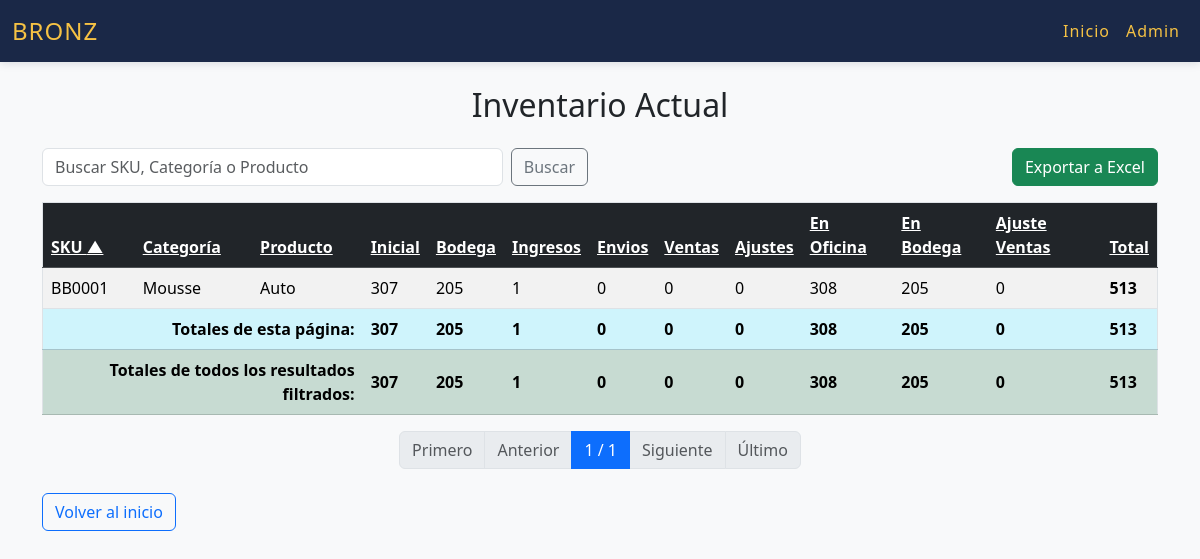
Screenshot of /consultas/inventario/ with the database file from the repository.
### bronz_app/models.py (models this page shows, shortened)
class InventarioInicial(models.Model):
    id = models.AutoField(primary_key=True)
    sku = models.CharField(
        verbose_name="SKU",
        max_length=6,
        default="B00000",
        validators=[
            RegexValidator(
                regex=r'^B.{5}$',
                message="El SKU debe comenzar con 'B' y tener exactamente 6 caracteres."
            )
        ]
    )
    categoria = models.CharField(
        max_length=50,
        verbose_name="Categoría",
        default="",
        blank=True
    )
    producto = models.CharField(
        max_length=50,
        verbose_name="Producto",
        default="",
        blank=True
    )
    stock = models.IntegerField(
        verbose_name="Stock",
        default=0,
        validators=[MinValueValidator(0, message="El stock no puede ser negativo.")]
    )
    bodega =  models.IntegerField(
        verbose_name="Bodega",
        default=0,
        blank=True
    )
    comentario = models.CharField(
        max_length=100,
        verbose_name="Comentario",
        default="",
        blank=True
    )
    class Meta:
        db_table = 'inventario_inicial'
        verbose_name = 'Inventario Inicial'
        verbose_name_plural = 'Inventario Inicial'

### bronz_app/views.py (the view)
# urls.py: path('inventario/', views.inventario_actual, name='inventario_actual'),
def inventario_actual(request):
    q = request.GET.get('q', '').strip()
    sort = request.GET.get('sort', 'sku')
    direction = request.GET.get('dir', 'asc')
    columnas_ordenables = {
        'sku': 'sku',
        'categoria': 'categoria',
        'producto': 'producto',
        'inicial': None,
        'bodega': None,
        'ingresos': None,
        'envios': None,
        'ventas': None,
        'ajustes': None,
        'en_oficina': None,
        'en_bodega': None,
        'ajuste_ventas': None,
        'total': None,
    }
    todos = Catalogo.objects.all()
    if q:
        todos = todos.filter(
            models.Q(sku__icontains=q) |
            models.Q(categoria__icontains=q) |
            models.Q(producto__icontains=q)
        )
    if columnas_ordenables.get(sort):
        orden = columnas_ordenables[sort]
        if direction == 'desc':
            orden = '-' + orden
        todos = todos.order_by(orden)
    ventas_por_sku = {}
    for obj in todos:
        ventas = Ventas.objects.filter(sku__sku=obj.sku).aggregate(total=models.Sum('cantidad'))['total'] or 0
        ventas_por_sku[obj.sku] = ventas
    productos = []
    for obj in todos:
        ini = InventarioInicial.objects.filter(sku=obj.sku).first()
        inicial = ini.stock if ini else 0
        bodega = ini.bodega if ini else 0
        ingresos = EntradaProductos.objects.filter(sku__sku=obj.sku).aggregate(total=models.Sum('cantidad_ingresada'))['total'] or 0
        envios = Envios.objects.filter(sku__sku=obj.sku).aggregate(total=models.Sum('cantidad'))['total'] or 0
        ventas = ventas_por_sku.get(obj.sku, 0)
        ajustes = AjusteInventario.objects.filter(sku__sku=obj.sku).aggregate(total=models.Sum('cantidad'))['total'] or 0
        ajuste_ventas = ventas
        if obj.sku == 'BB0001' or obj.sku == 'BB0002':
            ajuste_ventas += ventas_por_sku.get('BB0003', 0) + ventas_por_sku.get('BB0012', 0)
        elif obj.sku == 'BB0003':
            ajuste_ventas -= ventas_por_sku.get('BB0003', 0)
        elif obj.sku == 'BB0009' or obj.sku == 'BB0010':
            ajuste_ventas += ventas_por_sku.get('BB0012', 0)
        en_oficina = inicial + ingresos - envios
        en_bodega = bodega + envios - ajuste_ventas
        total = en_oficina + en_bodega - ajustes
        productos.append({
            'sku': obj.sku,
            'categoria': obj.categoria,
            'producto': obj.producto,
            'inicial': inicial,
            'bodega': bodega,
            'ingresos': ingresos,
            'envios': envios,
            'ventas': ventas,
            'ajustes': ajustes,
            'en_oficina': en_oficina,
            'en_bodega': en_bodega,
            'ajuste_ventas': ajuste_ventas,
            'total': total,
        })
    if columnas_ordenables.get(sort) is None and productos and sort in productos[0]:
        reverse_sort = (direction == 'desc')
        productos = sorted(productos, key=lambda x: x[sort], reverse=reverse_sort)
    global_total_inicial = sum(p['inicial'] for p in productos)
    global_total_bodega = sum(p['bodega'] for p in productos)
    global_total_ingresos = sum(p['ingresos'] for p in productos)
    global_total_envios = sum(p['envios'] for p in productos)
    global_total_ventas = sum(p['ventas'] for p in productos)
    global_total_ajustes = sum(p['ajustes'] for p in productos)
    global_total_en_oficina = sum(p['en_oficina'] for p in productos)
    global_total_en_bodega = sum(p['en_bodega'] for p in productos)
    global_total_ajuste_ventas = sum(p['ajuste_ventas'] for p in productos)
    global_total_total = sum(p['total'] for p in productos)
    paginator = Paginator(productos, 10)
    page = request.GET.get('page')
    try:
        productos_page = paginator.page(page)
    except PageNotAnInteger:
        productos_page = paginator.page(1)
    except EmptyPage:
        productos_page = paginator.page(paginator.num_pages)
    total_inicial = sum(p['inicial'] for p in productos_page.object_list)
    total_bodega = sum(p['bodega'] for p in productos_page.object_list)
    total_ingresos = sum(p['ingresos'] for p in productos_page.object_list)
    total_envios = sum(p['envios'] for p in productos_page.object_list)
    total_ventas = sum(p['ventas'] for p in productos_page.object_list)
    total_ajustes = sum(p['ajustes'] for p in productos_page.object_list)
    total_en_oficina = sum(p['en_oficina'] for p in productos_page.object_list)
    total_en_bodega = sum(p['en_bodega'] for p in productos_page.object_list)
    total_ajuste_ventas = sum(p['ajuste_ventas'] for p in productos_page.object_list)
    total_total = sum(p['total'] for p in productos_page.object_list)
    url_excel = reverse('exportar_inventario_actual')
    return render(request, 'bronz_app/inventario.html', {
        'productos_page': productos_page,
        'q': q,
        'url_excel': url_excel,
        'sort': sort,
        'direction': direction,
        'total_inicial': total_inicial,
        'total_bodega': total_bodega,
        'total_ingresos': total_ingresos,
        'total_envios': total_envios,
        'total_ventas': total_ventas,
        'total_ajustes': total_ajustes,
        'total_en_oficina': total_en_oficina,
        'total_en_bodega': total_en_bodega,
        'total_ajuste_ventas': total_ajuste_ventas,
        'total_total': total_total,
        'global_total_inicial': global_total_inicial,
        'global_total_bodega': global_total_bodega,
        'global_total_ingresos': global_total_ingresos,
        'global_total_envios': global_total_envios,
        'global_total_ventas': global_total_ventas,
        'global_total_ajustes': global_total_ajustes,
        'global_total_en_oficina': global_total_en_oficina,
        'global_total_en_bodega': global_total_en_bodega,
        'global_total_ajuste_ventas': global_total_ajuste_ventas,
        'global_total_total': global_total_total,
    })

### templates/bronz_app/inventario.html (shortened to what this page needs)
{% extends 'bronz_app/base.html' %}
{% block content %}
<h2 class="mb-4 text-center">Inventario Actual</h2>
<div class="row mb-3">
    <div class="col-md-6">
        <form method="get" class="d-flex">
            <input type="text" name="q" class="form-control me-2" placeholder="Buscar SKU, Categoría o Producto" value="{{ q }}">
            <button type="submit" class="btn btn-outline-secondary">Buscar</button>
        </form>
    </div>
    <div class="col-md-6 text-end">
        <a href="{{ url_excel }}" class="btn btn-success">
             Exportar a Excel
        </a>
    </div>
</div>
<div class="table-responsive">
    <table class="table table-striped table-hover align-middle border rounded">
       <thead class="table-dark">
        <tr>
            <th>
                <a class="text-white" href="?q={{ q }}&sort=sku&dir={% if sort == 'sku' and direction == 'asc' %}desc{% else %}asc{% endif %}">
                    SKU
                    {% if sort == 'sku' %}
                        {% if direction == 'asc' %}▲{% else %}▼{% endif %}
                    {% endif %}
                </a>
            </th>
            <th>
                <a class="text-white" href="?q={{ q }}&sort=categoria&dir={% if sort == 'categoria' and direction == 'asc' %}desc{% else %}asc{% endif %}">
                    Categoría
                </a>
            </th>
            <th>
                <a class="text-white" href="?q={{ q }}&sort=producto&dir={% if sort == 'producto' and direction == 'asc' %}desc{% else %}asc{% endif %}">
                    Producto
                </a>
            </th>
            <th>
                <a class="text-white" href="?q={{ q }}&sort=inicial&dir={% if sort == 'inicial' and direction == 'asc' %}desc{% else %}asc{% endif %}">
                    Inicial
                </a>
            </th>
            <th>
                <a class="text-white" href="?q={{ q }}&sort=bodega&dir={% if sort == 'bodega' and direction == 'asc' %}desc{% else %}asc{% endif %}">
                    Bodega
                </a>
            </th>
            <th>
                <a class="text-white" href="?q={{ q }}&sort=ingresos&dir={% if sort == 'ingresos' and direction == 'asc' %}desc{% else %}asc{% endif %}">
                    Ingresos
                </a>
            </th>
            <th>
                <a class="text-white" href="?q={{ q }}&sort=envios&dir={% if sort == 'envios' and direction == 'asc' %}desc{% else %}asc{% endif %}">
                    Envios
                </a>
            </th>
            <th>
                <a class="text-white" href="?q={{ q }}&sort=ventas&dir={% if sort == 'ventas' and direction == 'asc' %}desc{% else %}asc{% endif %}">
                    Ventas
                </a>
            </th>
            <th>
                <a class="text-white" href="?q={{ q }}&sort=ajustes&dir={% if sort == 'ajustes' and direction == 'asc' %}desc{% else %}asc{% endif %}">
                    Ajustes
                </a>
            </th>
            <th>
                <a class="text-white" href="?q={{ q }}&sort=en_oficina&dir={% if sort == 'en_oficina' and direction == 'asc' %}desc{% else %}asc{% endif %}">
                    En Oficina
                </a>
            </th>
            <th>
                <a class="text-white" href="?q={{ q }}&sort=en_bodega&dir={% if sort == 'en_bodega' and direction == 'asc' %}desc{% else %}asc{% endif %}">
                    En Bodega
                </a>
            <th>
                <a class="text-white" href="?q={{ q }}&sort=ajuste_ventas&dir={% if sort == 'ajuste_ventas' and direction == 'asc' %}desc{% else %}asc{% endif %}">
                    Ajuste Ventas
    </a>
</th>
            <th>
                <a class="text-white" href="?q={{ q }}&sort=total&dir={% if sort == 'total' and direction == 'asc' %}desc{% else %}asc{% endif %}">
                    Total
                </a>
            </th>
        </tr>
        </thead>
        <tbody>
        {% for p in productos_page %}
            <tr>
                <td>{{ p.sku }}</td>
                <td>{{ p.categoria }}</td>
                <td>{{ p.producto }}</td>
                <td>{{ p.inicial }}</td>
                <td>{{ p.bodega }}</td>
                <td>{{ p.ingresos }}</td>
                <td>{{ p.envios }}</td>
                <td>{{ p.ventas }}</td>
                <td>{{ p.ajustes }}</td>
                <td>{{ p.en_oficina }}</td>
                <td>{{ p.en_bodega }}</td>
                <td>{{ p.ajuste_ventas }}</td>
                <td><strong>{{ p.total }}</strong></td>
            </tr>
        {% empty %}
            <tr><td colspan="13" class="text-center">Sin resultados</td></tr>
        {% endfor %}
        <tr class="table-info fw-bold">
            <td colspan="3" class="text-end">Totales de esta página:</td>
            <td>{{ total_inicial }}</td>
            <td>{{ total_bodega }}</td>
            <td>{{ total_ingresos }}</td>
            <td>{{ total_envios }}</td>
            <td>{{ total_ventas }}</td>
            <td>{{ total_ajustes }}</td>
            <td>{{ total_en_oficina }}</td>
            <td>{{ total_en_bodega }}</td>
            <td>{{ total_ajuste_ventas }}</td>
            <td>{{ total_total }}</td>
        </tr>
        <tr class="table-success fw-bold">
            <td colspan="3" class="text-end">Totales de todos los resultados filtrados:</td>
            <td>{{ global_total_inicial }}</td>
            <td>{{ global_total_bodega }}</td>
            <td>{{ global_total_ingresos }}</td>
            <td>{{ global_total_envios }}</td>
            <td>{{ global_total_ventas }}</td>
            <td>{{ global_total_ajustes }}</td>
            <td>{{ global_total_en_oficina }}</td>
            <td>{{ global_total_en_bodega }}</td>
            <td>{{ global_total_ajuste_ventas }}</td>
            <td>{{ global_total_total }}</td>
        </tr>
        </tbody>
    </table>
</div>
<nav>
    <ul class="pagination justify-content-center">
        {% if productos_page.has_previous %}
            <li class="page-item">
                <a class="page-link" href="?q={{ q }}&sort={{ sort }}&dir={{ direction }}&page=1">Primero</a>
            </li>
            <li class="page-item">
                <a class="page-link" href="?q={{ q }}&sort={{ sort }}&dir={{ direction }}&page={{ productos_page.previous_page_number }}">Anterior</a>
            </li>
        {% else %}
            <li class="page-item disabled"><span class="page-link">Primero</span></li>
            <li class="page-item disabled"><span class="page-link">Anterior</span></li>
        {% endif %}
        <li class="page-item active">
            <span class="page-link">{{ productos_page.number }} / {{ productos_page.paginator.num_pages }}</span>
        </li>
        {% if productos_page.has_next %}
            <li class="page-item">
                <a class="page-link" href="?q={{ q }}&sort={{ sort }}&dir={{ direction }}&page={{ productos_page.next_page_number }}">Siguiente</a>
            </li>
            <li class="page-item">
                <a class="page-link" href="?q={{ q }}&sort={{ sort }}&dir={{ direction }}&page={{ productos_page.paginator.num_pages }}">Último</a>
            </li>
        {% else %}
            <li class="page-item disabled"><span class="page-link">Siguiente</span></li>
            <li class="page-item disabled"><span class="page-link">Último</span></li>
        {% endif %}
    </ul>
</nav>
<div class="mt-4">
    <a href="{% url 'home' %}" class="btn btn-outline-primary">Volver al inicio</a>
</div>
{% endblock %}

### templates/bronz_app/base.html (shortened to what this page needs)
{% load static %}
<!DOCTYPE html>
<html lang="es">
<head>
    <link href="https://cdn.jsdelivr.net/npm/bootstrap@5.3.3/dist/css/bootstrap.min.css" rel="stylesheet">
</head>
<body>
<nav class="navbar navbar-expand-lg navbar-admin mb-4">
    <div class="container-fluid">
        <a class="navbar-brand fs-4" href="{% url 'home' %}">BRONZ</a>
        <div class="collapse navbar-collapse" id="navbarNav">
          <ul class="navbar-nav ms-auto">
            <li class="nav-item">
              <a class="nav-link {% if request.resolver_match.url_name == 'home' %}active{% endif %}" href="{% url 'home' %}">Inicio</a>
            </li>
            <li class="nav-item">
                <a class="nav-link {% if request.path == '/admin/' %}active{% endif %}" href="/admin/" target="_blank">Admin</a>
            </li>
          </ul>
        </div>
    </div>
</nav>
<div class="container">
    {% block content %}{% endblock %}
</div>
</body>
</html>

### templates/bronz_app/base.html (style rules this page uses)
html, body { height: 100%; }
body { min-height: 100vh; position: relative; background: #f8f9fa; padding-bottom: 70px; }
.navbar-admin { background: #1a2847 !important; box-shadow: 0 2px 8px 0 rgba(26,40,71,0.13); }
.navbar-admin .navbar-brand, .navbar-admin .nav-link { color: #F6C244 !important; font-weight: 400; letter-spacing: 1px; font-family: 'Segoe UI', 'Arial', sans-serif; }

### rows the page displays
InventarioInicial: sku "BB0001", categoria "Mousse", producto "Auto", inicial "307", bodega "205", ingresos "1", envios "0", ventas "0", ajustes "0", en_oficina "308", en_bodega "205", ajuste_ventas "0", total "513"

### other values shown
{{ total_inicial }} "307"
{{ total_bodega }} "205"
{{ total_ingresos }} "1"
{{ total_envios }} "0"
{{ total_ventas }} "0"
{{ total_ajustes }} "0"
{{ total_en_oficina }} "308"
{{ total_en_bodega }} "205"
{{ total_ajuste_ventas }} "0"
{{ total_total }} "513"
{{ global_total_inicial }} "307"
{{ global_total_bodega }} "205"
{{ global_total_ingresos }} "1"
{{ global_total_envios }} "0"
{{ global_total_ventas }} "0"
